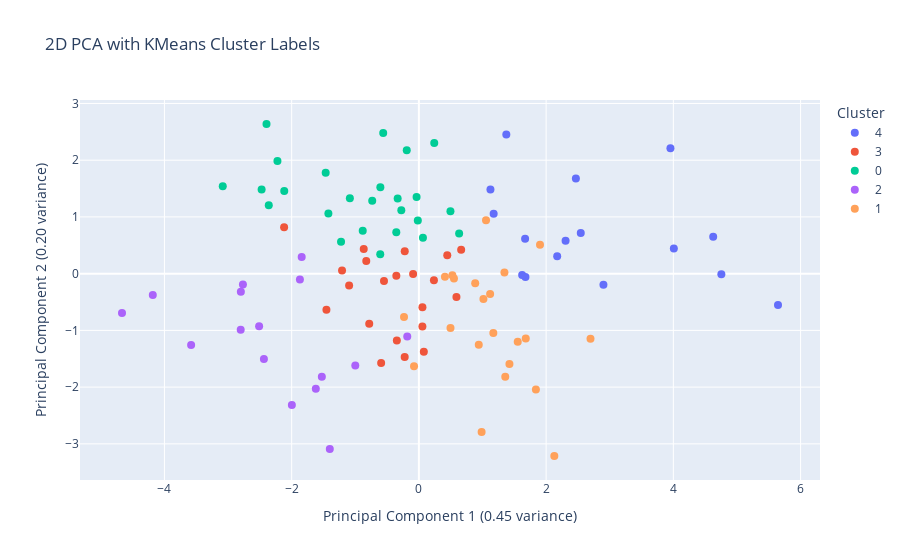

The notebook cell this image was saved under:
### Code cell
# 7d. Visualize 2D PCA with cluster Labels
if 'cluster_labels_kmeans' in locals() and cluster_labels_kmeans is not None and 'pca_df_rdkit' in locals() and 'explained_variance_ratio_rdkit' in locals():
    pca_df_rdkit_clustered = pca_df_rdkit.copy()
    pca_df_rdkit_clustered['Cluster'] = cluster_labels_kmeans
    # Plotly handles categorical coloring automatically, ensure 'Cluster' column is suitable (e.g., string or category)
    pca_df_rdkit_clustered['Cluster'] = pca_df_rdkit_clustered['Cluster'].astype(str)


    fig_pca_2d_clustered = plot_scatter_plotly_2d(
        df=pca_df_rdkit_clustered,
        x_col='Principal Component 1',
        y_col='Principal Component 2',
        color_col='Cluster',
        text_col_data=pca_df_rdkit_clustered.index,
        title='2D PCA with KMeans Cluster Labels',
        labels_dict={
            'Principal Component 1': f'Principal Component 1 ({explained_variance_ratio_rdkit[0]:.2f} variance)',
            'Principal Component 2': f'Principal Component 2 ({explained_variance_ratio_rdkit[1]:.2f} variance)',
            'Cluster': 'Cluster'
        },
        marker_size=8,
        text_position='top right',
        # color_discrete_map can be used here if specific colors are desired for clusters
    )
    fig_pca_2d_clustered.show()
else:
    print("Skipping 2D PCA with KMeans cluster colors: Prerequisite data not available.")

### Figure 1 — Plotly figure (JSON) as saved in the notebook; plotly's stock layout.template omitted (floating-point values rounded to 4 significant figures)
{"data": [{"hovertemplate": "%{hovertext}<extra></extra>", "hovertext": ["CCC1=NN2C(O)=C(SC2=N1)C(N1CC(C)OC(C)C1)C1=CC=CC(OC)=C1", "CC1=C(Cl)C=CC=C1NC=C1C(C)=C(C#N)C(=O)N(CC2CCCO2)C1=O", "OC1=CC=C(C=C2SC(=O)N(CC3=CC=CC=C3C#N)C2=O)C=C1I", "CC(C)C1=NC=C(C2=CC(C)=NO2)C(=N1)C1CCC(CNC(=O)C2=C(C)N=CS2)CC1", "COC1=C2OC(=CC2=CC=C1)C(=O)C1=C([O-])C(=O)N(C1C1=CC=C(F)C=C1)C1=NOC(C)=C1", "CC1=CC=C(C=C1)C1C2C(=O)CC(CC2=NC2=NC=NN12)C1=CC=CO1", "O=C(NN=CC1=CNC2=CC=CC=C12)C1=CC(=NC2=CC=CC=C12)C1CC1", "COC1=CC=C(C=C1)N1N=C2CS(=O)(=O)CC2=C1NC(=O)C1=C(C)ON=C1C1=CC=CC=C1Cl", "COC(=O)C1=CC=C(C=C1)C1C2C(ON1C1=CC=CC=C1)C(=O)N(C2=O)C1=CC=C(OC)C=C1", "COC1=CC=C(CN2CCN(CC2)S(=O)(=O)C2=CC=CC=C2)C=C1Br", "COC1=CC=CC2=C1OC1=CC=CC=C1N=C2N1CCN(C(C)C1)C(=O)C1=C(F)C=CC=C1F", "CC1=CC2=C(N3CCC(CC3)C(=O)N3CCCC3)C(=CN=C2C=C1)C#N", "CC(C)CN1N=C(C)C(CCC(=O)N2CCCCCC2C2=CC=CN2C)=C1C", "ClC1=CC=C(C=C1)C(=O)C[NH+]1CCC(CC1)C1=NN=C(O1)C1=CC=CO1", "CC(=O)C1=NC2=CC=CC=C2N1CC1CCCCN1C(=O)OCC1=CC=CC=C1", "CC1=CC(C=NNC(=O)C(=O)NC2=CC=C(Cl)C(Cl)=C2)=C(C)N1C1=CC=CC(Cl)=C1"], "legendgroup": "4", "marker": {"color": "#636efa", "size": 8, "symbol": "circle"}, "mode": "markers", "name": "4", "orientation": "v", "showlegend": true, "type": "scatter", "x": [2.901, 1.675, 2.174, 4.008, 4.754, 2.306, 1.67, 5.645, 4.626, 1.125, 3.954, 1.175, 1.374, 1.623, 2.468, 2.545], "xaxis": "x", "y": [-0.1934, -0.0598, 0.3061, 0.4456, -0.01112, 0.5817, 0.6154, -0.5511, 0.6485, 1.484, 2.211, 1.058, 2.451, -0.02355, 1.678, 0.7166], "yaxis": "y"}, {"hovertemplate": "%{hovertext}<extra></extra>", "hovertext": ["CCC1=CC=C(OCC(=O)NC2=CC=C(C)C=C2O)C=C1", "CC1=CC(C)=NC(NNS(=O)(=O)C2=CC=C(Cl)C=C2F)=N1", "CCC([NH2+]CC1=CNC=C1)C1=CC=CC=C1OC(F)F", "COC1=CC=C(NC(=O)NCC2CN3CCCCC3CO2)C=C1F", "ClC1=CC=C(C=NNC(=O)C(=O)NCC2=CC=CC=N2)C=C1", "COC1=CC(C)=CC=C1NCC(=O)NCCC1=CC=CC=C1C", "COC(=O)C1=CC=C(NC(=O)C2CCCC(C)C2)C(O)=C1", "CCOC1=CC=CC=C1C=CC(=O)NCC(C)(O)C1=CC=C(F)C=C1", "O=C(CCC1=NC2=CC=CC=C2C(=O)N1)NC1CCC2=CC=CC=C12", "OC(C(=O)NC1=CC=CC(CS(=O)C2=CC=CC=C2)=C1)C1=CC=CC=C1", "COC(=O)C1=CC=CC(CCNC(=O)NC2=CC(F)=CC=C2C)=C1", "CC1=C(N=C(NC(=O)C2CCC(=O)O2)S1)C1=CC=C(C)C=C1", "CCC(CC)OC1=CC=C(C=C1)C1(C)NC(=O)NC1=O", "CC1=CC=C(C=C1)C1=NNC=C1CN1CCC(C1)[NH+]1CCCC1", "CN(CC1=NN=C(C)N1C)C(=O)NCC1=CC=C(F)C(Cl)=C1", "ClC1=CC=CN=C1NNC(=O)C1=CC=C(OC2CCC2)C=C1Cl", "CCCC1=CC=C(C=C1)C(=O)NC(CO)CC1=CNC2=CC=CC=C12", "[O-]C(=O)C1C[NH+](CC1C1CC1)C1CCN(CC1)C(=O)C1=CC=CC=C1", "CNC(=O)C1=CC=CC=C1NC(=O)CN(C)C(=O)C1=CC=CS1", "COC1=CC(CNC(=O)C2=C(Br)C=CO2)=CC=N1", "O=C(CC1OCCC2=CC=CC=C12)NNC(=O)CC1=CC=NC=C1"], "legendgroup": "3", "marker": {"color": "#EF553B", "size": 8, "symbol": "circle"}, "mode": "markers", "name": "3", "orientation": "v", "showlegend": true, "type": "scatter", "x": [-1.208, -0.2232, -2.119, 0.0559, -0.5933, -0.8671, -0.7806, -0.2223, 0.5902, 0.6645, -0.3544, 0.2364, -1.453, -0.8269, -0.5487, 0.446, -0.0906, 0.05524, -0.3466, -1.097, 0.07775], "xaxis": "x", "y": [0.0552, -1.47, 0.8179, -0.5906, -1.575, 0.4336, -0.885, 0.3953, -0.4097, 0.4222, -0.0357, -0.1173, -0.6348, 0.2234, -0.1292, 0.3237, -0.006014, -0.9335, -1.178, -0.2105, -1.377], "yaxis": "y"}, {"hovertemplate": "%{hovertext}<extra></extra>", "hovertext": ["CC1=CN=C(CN2CCN(CC2)C2=NC=CC=C2F)C=N1", "CC(C)C1=NN=C2SCC(=NN12)C1=CC2=CC=CC=C2O1", "COC1=CC(C=CC)=CC=C1OCC(=O)NC1CCC(C1)SC", "FC1=CC=C(F)C(CCCC(=O)N2CCCC(C[NH+]3CCCCCC3)C2)=C1", "COCCC(=O)NC(C)CC1=C(Cl)C=CC=C1Cl", "CCC1(CNC(=O)C2=C(N=CS2)C2CC2)CCC1", "CCC(N(C)S(=O)(=O)C1=CC=C(C=C1C)C#N)C1=CC=NC=C1", "CC[NH2+]C(C)C1=CC=NC(OC2=CN=CC(Br)=C2)=C1", "BrC1=CC=C(C=N1)C(=O)NCC1=CC=CC2=CC=CC=C12", "COC1=CC=CC(Cl)=C1CN(C)C(C)CC#N", "COC1=CC=C(CCC(C)NC(=O)C2=NC=CC=C2C(F)(F)F)C=C1", "CCN1C=C(CC(=O)N2CCS(=O)C(C)(C)C2)C2=CC=CC=C12", "FC1=CC=C(CN2CCN(CC(=O)NCC3=CC=CS3)C2=O)C(Cl)=C1", "C(CSC1=NC=NC2=CC=CC=C12)SC1=CC=CC=C1", "CCC[NH+]1CCC(CC1)N(C)CC1=C(C)N(C2CC2)C(C)=C1", "CC(O)C1=CC=C(C)C=C1OCC1=NC(=CS1)C(C)(C)C", "CCOC1=CC=CC=C1C[NH2+]C(CC)C1=CC=CC=C1", "CC1=CC=C(C=C1)C(CNC(=O)N1CCC(C)(C)C1)N1CCOCC1", "CN(C1CCN(CC1)C1=CC=[NH+]C2=CC(F)=CC=C12)C(C)=O", "CCN(CC1=CC=CC(NC(=O)C2CC(C)OC(C)C2)=C1)C(C)=O", "CCC(CC)N(C)CC1=C(F)C=CC=C1[N+]([O-])=O", "CC1CSC(SCC2=C(F)C=CC=C2[N+]([O-])=O)=N1", "CCCCN(C)C(=O)CC1=CC=CC2=CC=CC=C12", "CCC[NH2+]C(CC#CC)C1(CCCCCC1)N(C)C", "CC([NH2+]CC1=C(C)N(CC2=CC=C(C)C=C2)N=C1C)C1=CC=C(Cl)C=C1"], "legendgroup": "0", "marker": {"color": "#00cc96", "size": 8, "symbol": "circle"}, "mode": "markers", "name": "0", "orientation": "v", "showlegend": true, "type": "scatter", "x": [-0.6075, 0.6327, -0.2762, -0.1908, -2.36, -1.423, 0.06389, -1.224, -0.6057, -2.472, -0.0362, -0.3336, 0.4961, -0.5609, -1.465, -0.7337, -2.223, -0.01695, -1.085, -0.3553, -2.117, -0.8828, -2.395, -3.083, 0.2414], "xaxis": "x", "y": [0.3436, 0.7098, 1.119, 2.175, 1.208, 1.062, 0.6336, 0.5639, 1.524, 1.482, 1.353, 1.326, 1.102, 2.479, 1.779, 1.286, 1.988, 0.9362, 1.33, 0.7307, 1.459, 0.7544, 2.638, 1.542, 2.304], "yaxis": "y"}, {"hovertemplate": "%{hovertext}<extra></extra>", "hovertext": ["CNC1=CC=C2N=C(NC2=N1)C1(C)CC[NH2+]CC1", "COC1=CC(=CC=C1O)C(C)NC1CC[NH+](C)CC1", "COC(=O)C1CC([NH3+])CN(C1)C(=O)OCC1=CC=CC=C1", "CC1=CC=C(N2C=C(N=N2)C(=S)N2CCOCC2)C(O)=C1", "CCC1=CC=C(C[NH+]2CCCC(C2)N2CCCC2=O)O1", "CN(CC1=COC=C1)C1(C[NH3+])CC(C)(C)OC1(C)C", "CC1(C[NH+]=C(N)N1CC1CCCO1)C1=CN=CC=N1", "CCC1=NOC(=N1)C1=CC=C(C[NH3+])C=C1", "CCCCOC(=O)C(C)([NH3+])CC", "CC1=CC(F)=CC=C1C(O)C1(C[NH3+])CCOCC1", "CCC[NH+](CCC)CC1=CC=C(O)C(N)=C1", "COC1CCCC1NC(=O)C1=CC=NC=C1C#CCO", "COC(=O)CC(C)(C[NH3+])C1=CC(F)=C(C)C=C1F", "CC1CN(CC1C)C(=O)NCC1CCC(O1)C([O-])=O", "CC1=CC=C(C[NH2+]C(C)(C)CO)C(C)=C1", "O=C(CC1CCCCO1)NCCCCC#N"], "legendgroup": "2", "marker": {"color": "#ab63fa", "size": 8, "symbol": "circle"}, "mode": "markers", "name": "2", "orientation": "v", "showlegend": true, "type": "scatter", "x": [-1.997, -2.436, -0.9997, -0.183, -1.842, -1.87, -1.4, -2.801, -4.667, -2.511, -3.58, -1.526, -2.766, -1.62, -4.183, -2.799], "xaxis": "x", "y": [-2.315, -1.503, -1.619, -1.108, 0.2957, -0.104, -3.093, -0.9871, -0.6954, -0.9249, -1.256, -1.815, -0.1896, -2.028, -0.374, -0.3169], "yaxis": "y"}, {"hovertemplate": "%{hovertext}<extra></extra>", "hovertext": ["CC(N(C)C(=O)NC1=CN=C2N(C)C(=O)N(C)C(=O)C2=C1)C1=CC=CC=C1", "CC1=CC(=O)NC(NN=CC2=C(Cl)N=C3C=CC=CN3C2=O)=N1", "CCC1=NSC(NC2=CC=C(NC(=O)C3CCCO3)C=C2)=N1", "CCCCNC(=O)CC1=C(C)N2N=C(SC)N=C2N=C1C", "CCC(NNC(=O)C1=CC(OC)=C(OC)C(OC)=C1)=C1C=CC(=O)C=C1", "COC(=O)C1=CC=C(OC)C=C1OCC(=O)NC1=CC=C(F)C(F)=C1", "CCCC1=CC(=NO1)C1CCCN1S(=O)(=O)C1=CC=C(OC)C(OC)=C1", "COC1=CC=CC(=C1)N1CC(CC1=O)C(=O)NCCNC(=O)C1=CC=CO1", "CN1N=C(C)C(=C1NC1CCOC1C1=CC=C(Cl)C=C1)[N+]([O-])=O", "FC1=CC=CC(F)=C1C=CC(=O)NNC(=O)CN1N=NC(=N1)C1=CC=CC=C1", "[O-][N+](=O)C1=CC=C(NN=C(C2=CC=CC=C2)C2=CC=NC=C2)C(=C1)[N+]([O-])=O", "COC1=CC=C(CCNC(=O)C2CN(C2)C(=O)C2=NOC(C)=C2)C=C1OC", "CC1=CC=CC(NC(=O)NC2=CC=C3N=C(NS(C)(=O)=O)SC3=C2)=C1", "FC(F)(F)C1=NN=C(SCC(=O)NC2=CC=CC=C2C#N)N1CC=C", "COC(=O)C1=C(C)NC(C(=O)NCC(N(C)C)C2=C(F)C=CC=C2Cl)=C1C", "COCC1=CC(C)=NC(OCC(=O)NN=CC2=CC=CC(F)=C2)=C1C#N", "FC1=CC=CC=C1OCCCNC1=NN=NN1C1=CC=CC=C1", "CN(CC(O)CN1CCOCC1)CC1=NOC(=N1)C(C)(C)C", "FC(F)(F)C1=CC=C(CCNC(=O)NCC2=CC=C(N=C2)N2C=CN=C2)C=C1", "COCCNS(=O)(=O)C1=CC=CC(=C1)C(=O)N(C)C1CCCC(C)C1", "O=C(NCC1OCCN1S(=O)(=O)C1=CC=CS1)C(=O)NCC1=CC=NC=C1", "CC(N1C(CCNC(=O)C2=CC=CC=C2Cl)=NC2=CC=CC=C12)C(C)=O"], "legendgroup": "1", "marker": {"color": "#FFA15A", "size": 8, "symbol": "circle"}, "mode": "markers", "name": "1", "orientation": "v", "showlegend": true, "type": "scatter", "x": [1.554, 0.9859, 0.4968, -0.2337, 0.9412, 0.5513, 1.904, 1.358, 1.015, 1.839, 2.698, 1.68, 1.423, 1.12, 0.8852, 1.17, 0.526, -0.07641, 1.345, 0.4096, 2.129, 1.056], "xaxis": "x", "y": [-1.199, -2.792, -0.9559, -0.7646, -1.252, -0.0856, 0.509, -1.817, -0.4477, -2.04, -1.148, -1.141, -1.594, -0.3603, -0.1704, -1.047, -0.02664, -1.634, 0.01935, -0.05287, -3.214, 0.9432], "yaxis": "y"}], "layout": {"legend": {"title": {"text": "Cluster"}, "tracegroupgap": 0}, "title": {"text": "2D PCA with KMeans Cluster Labels"}, "xaxis": {"anchor": "y", "domain": [0, 1], "title": {"text": "Principal Component 1 (0.45 variance)"}}, "yaxis": {"anchor": "x", "domain": [0, 1], "title": {"text": "Principal Component 2 (0.20 variance)"}}}}
